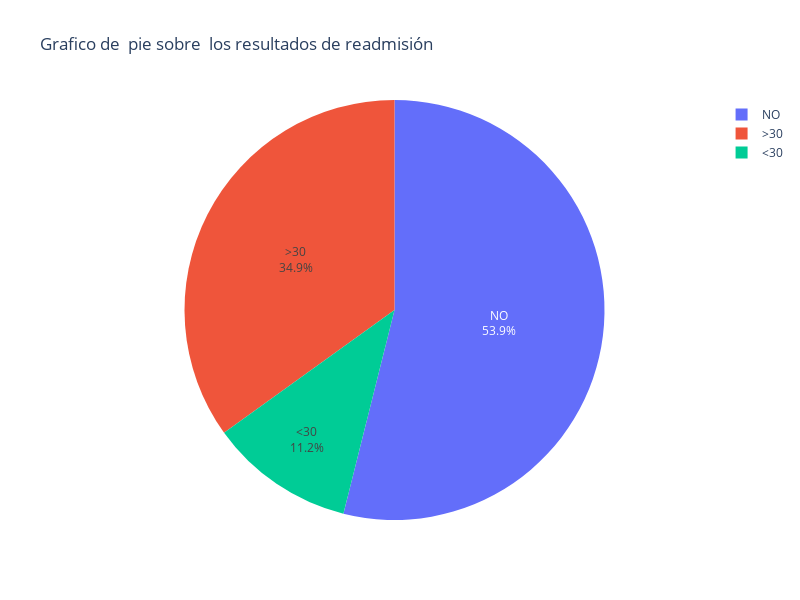

Notebook source saved alongside this figure:
### Markdown cell above
Desde este punto de vista, podemos ver que algunos de los atributos parecen numéricos, pero también contienen cadenas (como None). Tendremos que comprobar eso mejor y analizarlos individualmente, porque esos atributos pueden representar por ejemplo algunos códigos o simplemente los resultados de algunas medidas.

### Code cell
name = df.readmitted.value_counts().index
num  = df.readmitted.value_counts().values

fig = px.pie(data_frame=df,names=name,values=num
             ,title='Grafico de  pie sobre  los resultados de readmisión',width=800,height=600)
fig.update_traces(textposition='inside',textinfo='label+percent')
fig.show()

plot_count('readmitted', 'readmisiones', df, size=4)

### Figure 1 — Plotly figure (JSON) as saved in the notebook; plotly's stock layout.template omitted (floating-point values rounded to 4 significant figures)
{"data": [{"domain": {"x": [0, 1], "y": [0, 1]}, "hovertemplate": "label=%{label}<br>value=%{value}<extra></extra>", "labels": ["NO", ">30", "<30"], "legendgroup": "", "name": "", "showlegend": true, "textinfo": "label+percent", "textposition": "inside", "type": "pie", "values": [54864, 35545, 11357]}], "layout": {"height": 600, "legend": {"tracegroupgap": 0}, "title": {"text": "Grafico de  pie sobre  los resultados de readmisión"}, "width": 800}}
